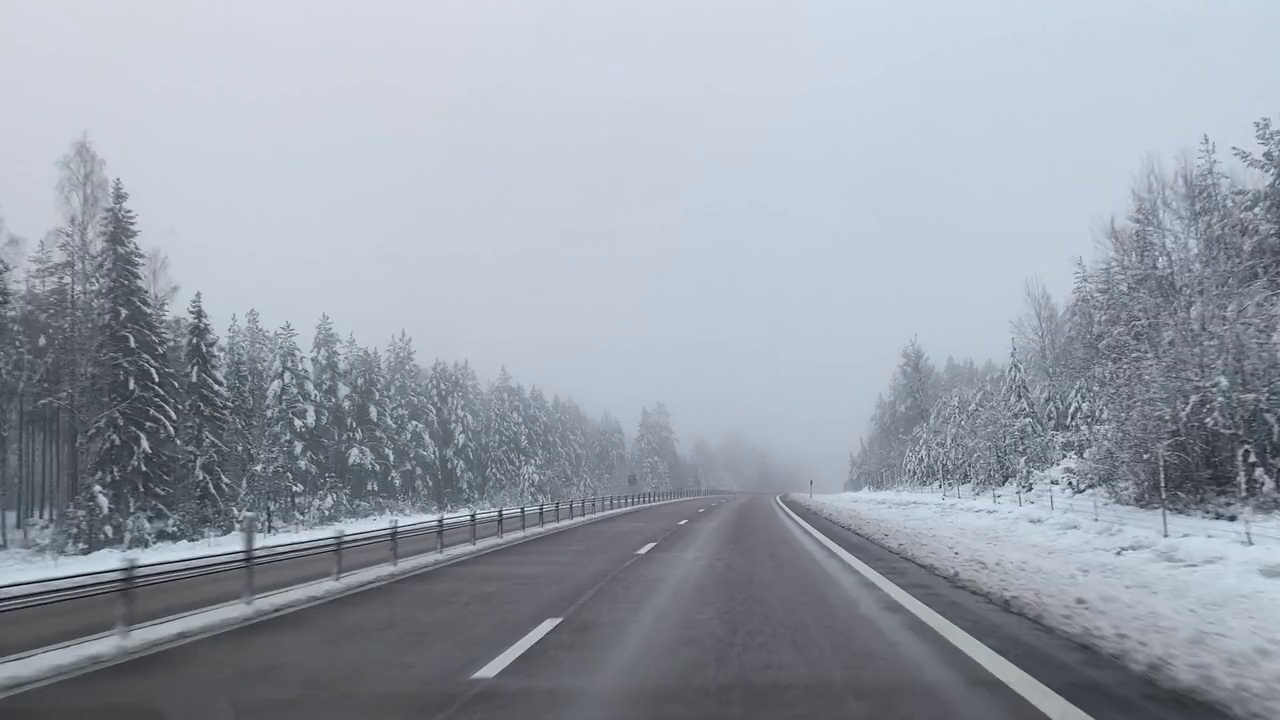
#> input picture ch06/Driving_fog.jpg, 1280 x 720 px
$ python curve3-2.py
#> lines starting #> are read from the running program, lines starting #| are printed output that depends on the picture; after the words box and inside, x2 and y2 are one past the last pixel; in counts of white or black regions, pixels touching at a corner belong together
import cv2  # opencv 사용
import numpy as np


# color3, color1 인수가 넘어오지 않을 경우 기본값 설정
def region_of_interest(img, vertices, color3=(255, 255, 255), color1=255):  # ROI 셋팅

    mask = np.zeros_like(img)  # mask = img와 같은 크기의 빈 이미지

    if len(img.shape) > 2:  # Color 이미지(3채널)라면 :
        color = color3
    else:  # 흑백 이미지(1채널)라면 :
        color = color1

    # vertices에 정한 점들로 이뤄진 다각형부분(ROI 설정부분)을 color로 채움
    cv2.fillPoly(mask, vertices, color)
    cv2.imshow('test', mask)

    # 이미지와 color로 채워진 ROI를 합침
    ROI_image = cv2.bitwise_and(img, mask)
    cv2.imshow('test2', ROI_image)
    cv2.waitKey()
    return ROI_image


def mark_img(img, blue_threshold=155, green_threshold=155, red_threshold=155):  # 흰색 차선 찾기

    #  BGR 제한 값
    bgr_threshold = [blue_threshold, green_threshold, red_threshold]

    # BGR 제한 값보다 작으면 검은색으로
    thresholds = (image[:, :, 0] < bgr_threshold[0]) \
                 | (image[:, :, 1] < bgr_threshold[1]) \
                 | (image[:, :, 2] < bgr_threshold[2])

    # 영역을 제외한 나머지 부분은 검은색으로 칠함
    mark[thresholds] = [0, 0, 0]
    return mark


image = cv2.imread('Driving_fog.jpg')  # 이미지 읽기
#> image is the input picture: shape (720, 1280, 3); mean B, G, R 170.2, 160.3, 153.4
height, width = image.shape[:2]  # 이미지 높이, 너비
#> height = 720; width = 1280

# 사다리꼴 모형의 Points
vertices = np.array(
    [[(370, height), (width / 2 + 45, height / 2 + 145), (width / 2 + 160, height / 2 + 145), (width - 150, height)]],
    dtype=np.int32)
# cv2.polylines(image, [vertices], True, (255, 255, 255), 2)
cv2.imshow('test1', image)

# 3번째 인자값은 결과값으로 나오는 차선의 색상값 지정
roi_img = region_of_interest(image, vertices, (0, 0, 255))  # vertices에 정한 점들 기준으로 ROI 이미지 생성
#> in region_of_interest, `cv2.fillPoly(mask, vertices, color)`:
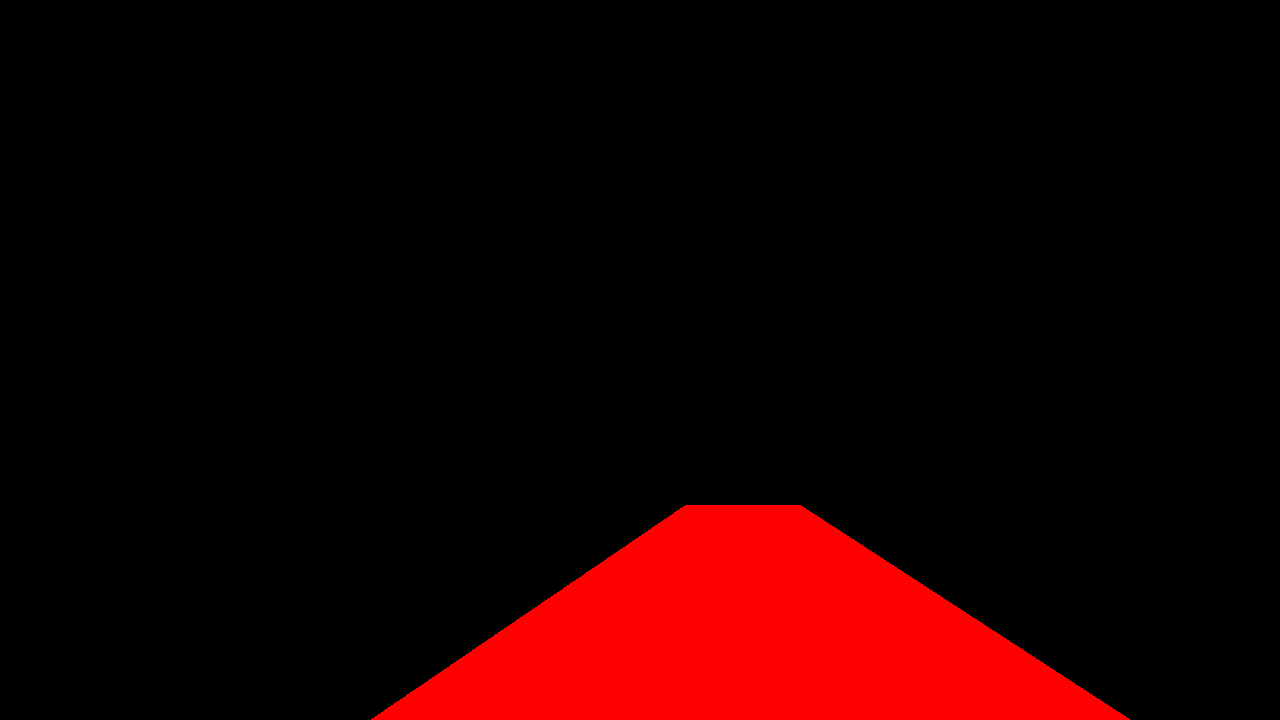
#> mask: shape (720, 1280, 3); mean of channels 0, 1, 2 0, 0, 26.1; drawn as B, G, R

cv2.imshow('test2', image)
cv2.waitKey()

#  roi_img 와 동일한 사이즈의 메모리 할당
mark = np.copy(roi_img)  # roi_img 복사

# 2-1.py의 코드를 mark_img 라는 함수로 만듦
mark = mark_img(mark)  # 흰색 차선 찾기
#> in mark_img, `thresholds = (image[:, :, 0] < bgr_threshold[0]) \ | (image[:, :, 1] <..`:
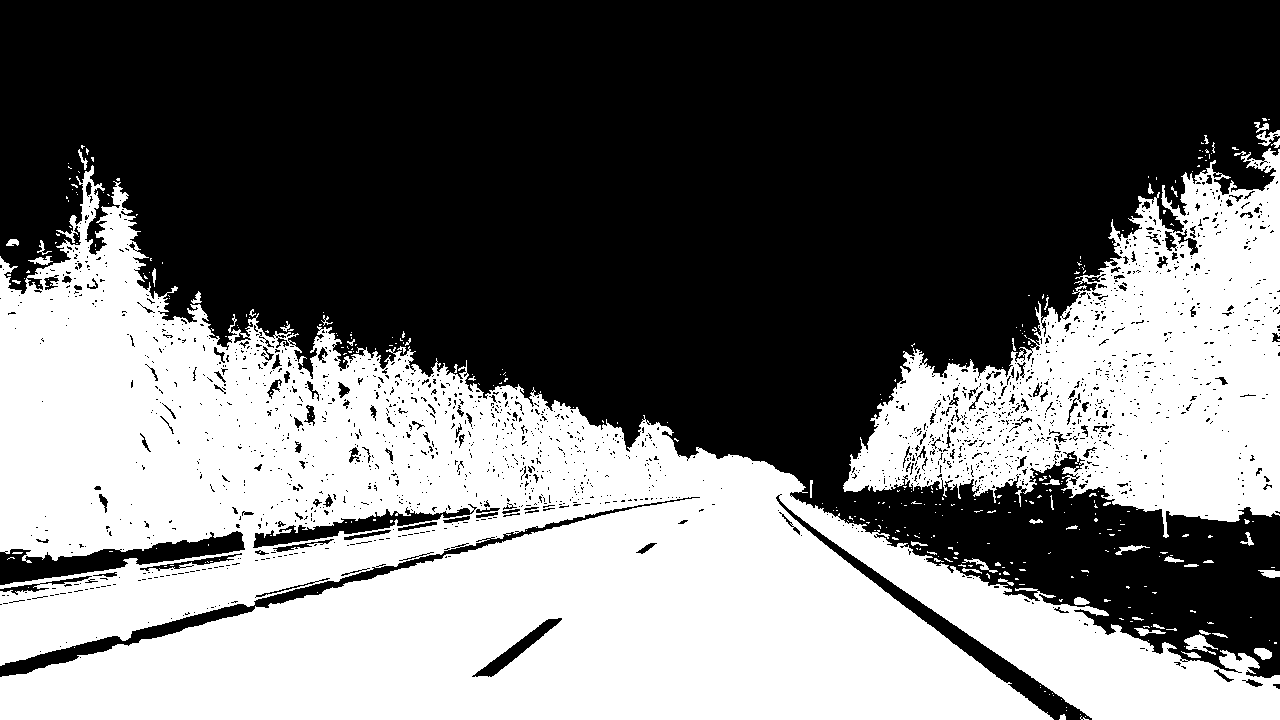
#> thresholds: shape (720, 1280) bool; 44.1% white; 375 white regions (321 under 20 px), largest, box (x1, y1, x2, y2) and area: (0, 165, 1280, 720) 320233, (843, 148, 1280, 538) 81927, (1184, 634, 1218, 655) 309
#> in mark_img, `mark[thresholds] = [0, 0, 0]`:
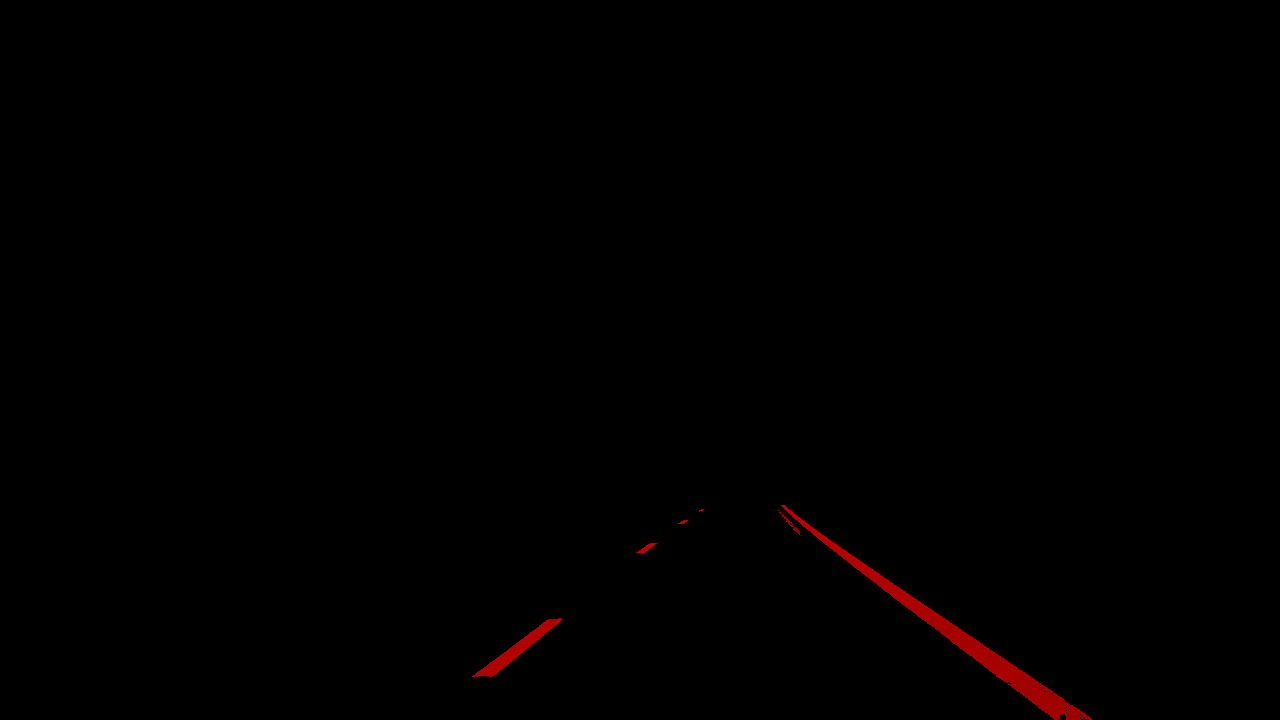
#> mark: shape (720, 1280, 3); mean B, G, R 0, 0, 1.1

# 흰색 차선 검출한 부분을 원본 image에 overlap 하기
color_thresholds = (mark[:,:,0] == 0) & (mark[:,:,1] == 0) & (mark[:,:,2] > 155)
#> color_thresholds: shape (720, 1280) bool; 0.63% white; 11 white regions (6 under 20 px), largest, box (x1, y1, x2, y2) and area: (781, 505, 1092, 720) 4628, (472, 618, 562, 677) 1037, (636, 543, 657, 554) 80, (678, 520, 688, 524) 22, (792, 526, 800, 534) 22
image[color_thresholds] = [0,0,255]
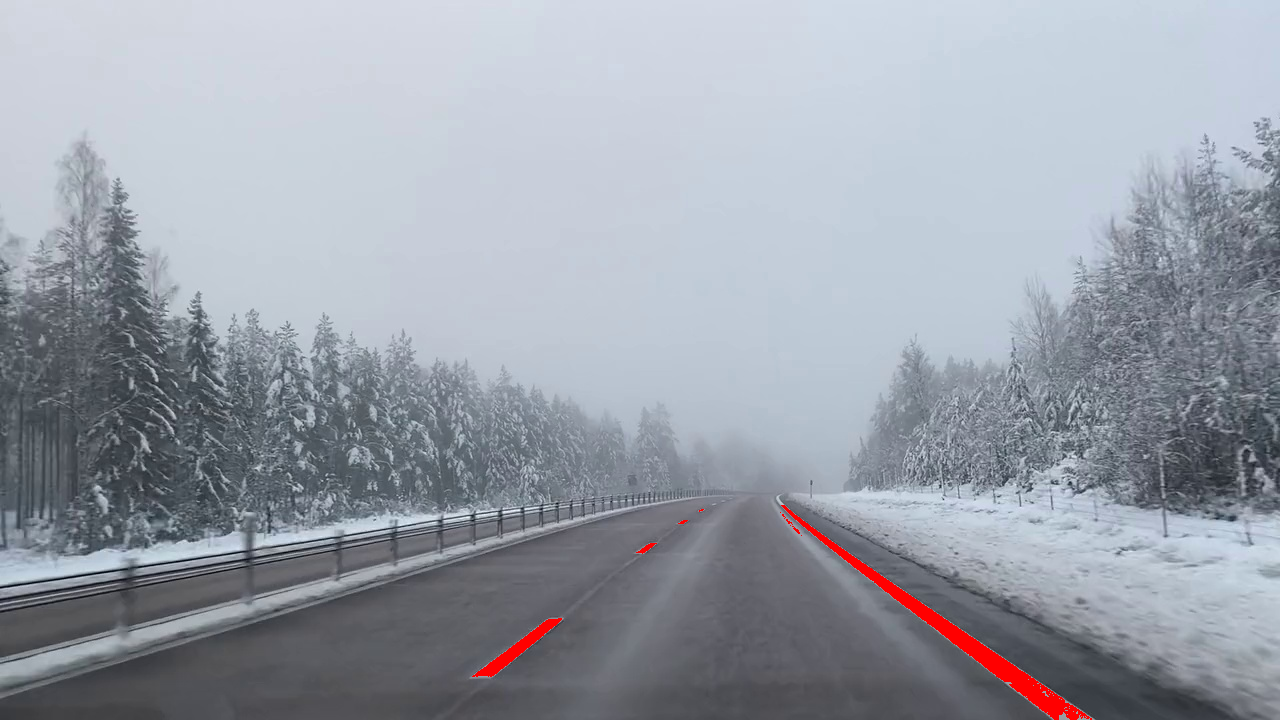
#> image: shape (720, 1280, 3); 0.63% of pixels changed, all inside (x1, y1, x2, y2) = (472, 505, 1092, 720)

cv2.imshow('roi_white', mark)  # 흰색 차선 추출 결과 출력
cv2.imshow('result', image)  # 이미지 출력
cv2.waitKey()
cv2.destroyAllWindows()

$ run again, with ch06/building.jpg copied over ch06/Driving_fog.jpg
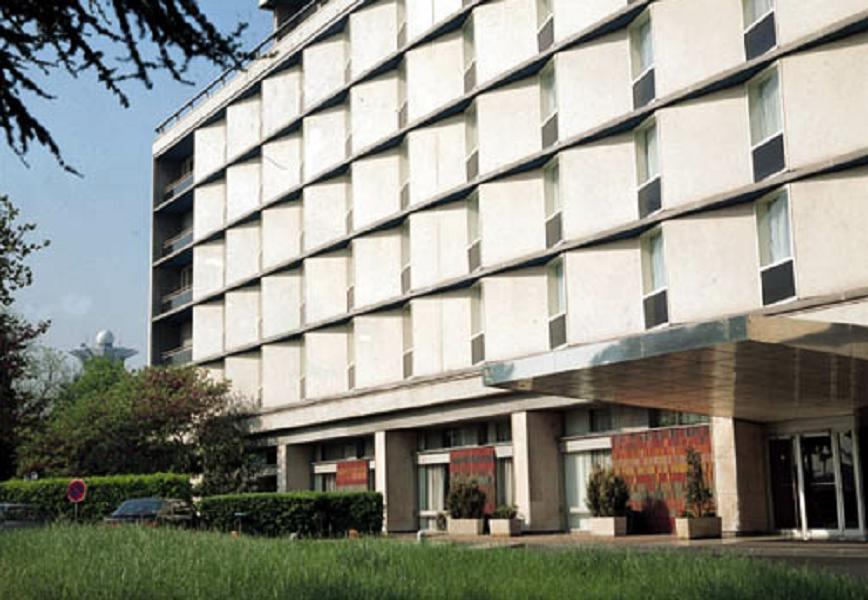
#> input picture ch06/building.jpg, 868 x 600 px
#> image is the input picture: shape (600, 868, 3); mean B, G, R 133.7, 143.6, 142.9
#> in mark_img, `thresholds = (image[:, :, 0] < bgr_threshold[0]) \ | (image[:, :, 1] <..`:
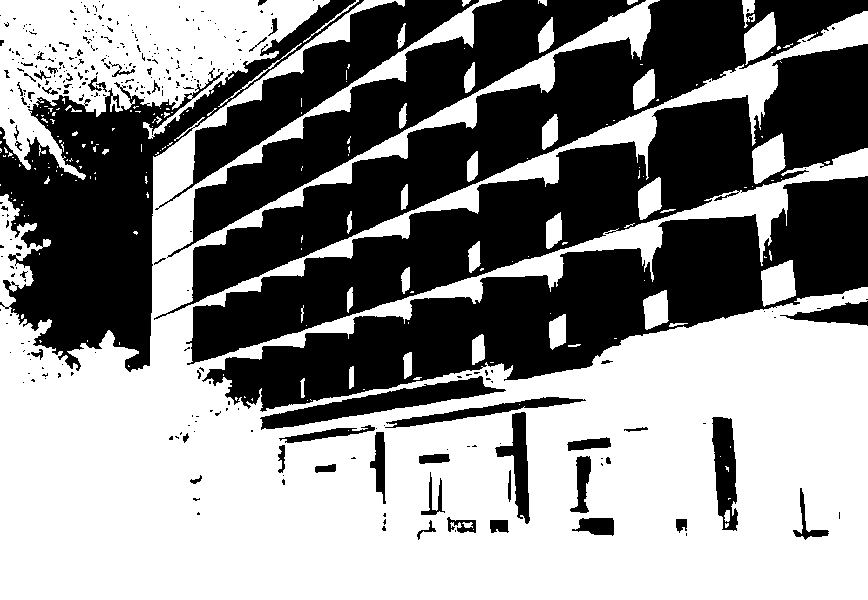
#> thresholds: shape (600, 868) bool; 54.6% white; 342 black regions (283 under 20 px), largest, box (x1, y1, x2, y2) and area: (202, 176, 868, 412) 52434, (186, 44, 868, 365) 52211, (154, 0, 868, 320) 41563
#> mark: shape (600, 868, 3); mean B, G, R 0, 0, 1.3
#> color_thresholds: shape (600, 868) bool; 0.61% white; 13 white regions (4 under 20 px), largest, box (x1, y1, x2, y2) and area: (495, 445, 530, 524) 1139, (570, 456, 591, 513) 641, (572, 518, 614, 536) 549
#> `image[color_thresholds] = [0,0,255]`:
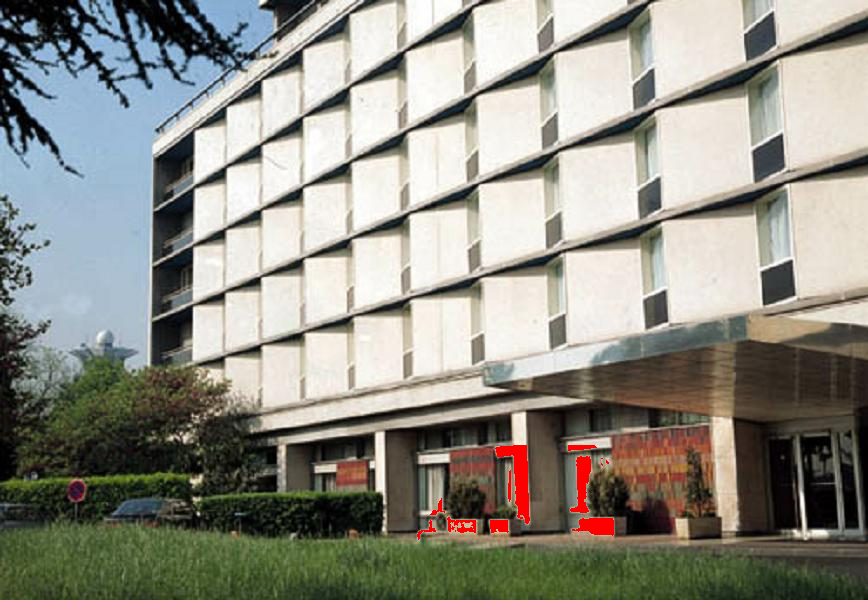
#> image: shape (600, 868, 3); 0.61% of pixels changed, all inside (x1, y1, x2, y2) = (417, 445, 614, 540)
